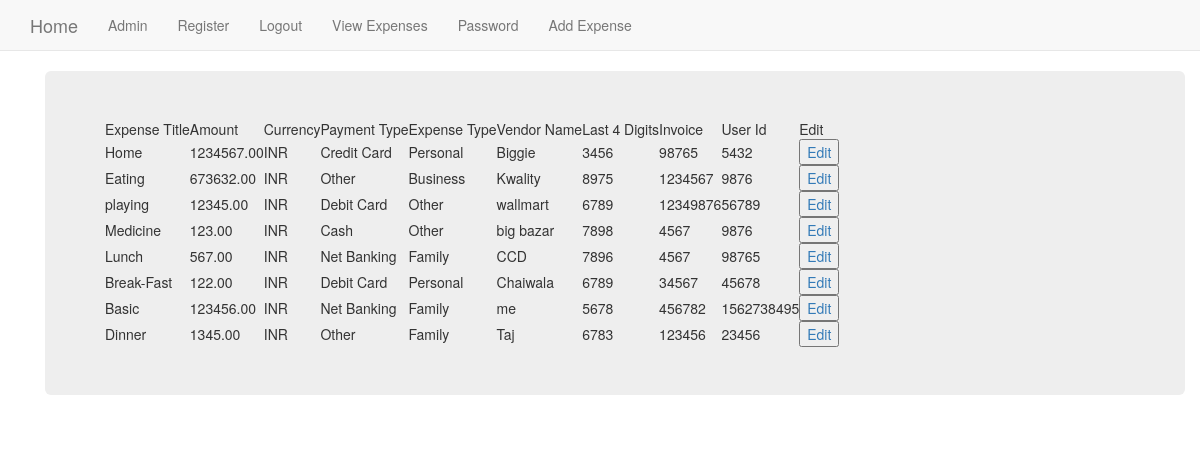
The app's page /expense/view_expense/ (signed in) with its own data.
### add_expense/models.py (models this page shows)
class AddExpense(models.Model):
    expense_title = models.CharField('Expense Title', max_length=20)
    amount = models.DecimalField('Amount', decimal_places=2, max_digits=10)
    currency = models.CharField('Currency', max_length=23)
    vendor_name = models.CharField('Vendor Name', max_length=200, blank=True)
    last4digit = models.CharField(max_length=4, validators=[RegexValidator(r'^\d{1,4}$')])
    invoice = models.IntegerField()
    userid = models.IntegerField()
    date = models.DateField()
    payment_type = models.ForeignKey(Payments)
    expense_type = models.ForeignKey(Expenses)

class Payments(models.Model):
        paymen = models.CharField(max_length=30, blank=True, null=True)
        def __str__(self):
            return self.paymen

class Expenses(models.Model):
        expen = models.CharField(max_length=30, blank=True, null=True)
        def __str__(self):
            return self.expen

### add_expense/views.py (the view)
@login_required
def view_expense(request):
    expenses = AddExpense.objects.all()
    return render(request, 'based/view_expense.html', {'expenses': expenses})

### add_expense/templates/based/view_expense.html
{% extends "basic_app/base.html" %}
{% load staticfiles %}
{% block body_block %}
  <div class="container">
    <div class="jumbotron">
        <table>
            <tr>
                <td>Expense Title</td>
                <td>Amount</td>
                <td>Currency</td>
                <td>Payment Type</td>
                <td>Expense Type</td>
                <td>Vendor Name</td>
                <td>Last 4 Digits</td>
                <td>Invoice</td>
                <td>User Id</td>
                <td>Edit</td>
            </tr>
            {% for expense in expenses %}
            <tr>
                <td>{{ expense.expense_title }}</td>
                <td>{{ expense.amount }}</td>
                <td>{{ expense.currency }}</td>
                <td>{{ expense.payment_type }}</td>
                <td>{{ expense.expense_type }}</td>
                <td>{{ expense.vendor_name }}</td>
                <td>{{ expense.last4digit }}</td>
                <td>{{ expense.invoice }}</td>
                <td>{{ expense.userid }}</td>
                    <td><a href={% url 'expense:get_expense' pk=expense.id %}><button type="submit">Edit</button></a></td>
            </tr>
            {% empty %}
            <tr>
                <td colspan="6">No expenses</td>
            </tr>
            {% endfor %}
        </table>
    </div>
  </div>
{% endblock %}

### records on screen
AddExpense: expense_title "Home", amount "1234567.00", currency "INR", payment_type "Credit Card", expense_type "Personal", vendor_name "Biggie", last4digit "3456", invoice "98765", userid "5432"
AddExpense: expense_title "Eating", amount "673632.00", currency "INR", payment_type "Other", expense_type "Business", vendor_name "Kwality", last4digit "8975", invoice "1234567", userid "9876"
AddExpense: expense_title "playing", amount "12345.00", currency "INR", payment_type "Debit Card", expense_type "Other", vendor_name "wallmart", last4digit "6789", invoice "12349876", userid "56789"
AddExpense: expense_title "Medicine", amount "123.00", currency "INR", payment_type "Cash", expense_type "Other", vendor_name "big bazar", last4digit "7898", invoice "4567", userid "9876"
AddExpense: expense_title "Lunch", amount "567.00", currency "INR", payment_type "Net Banking", expense_type "Family", vendor_name "CCD", last4digit "7896", invoice "4567", userid "98765"
AddExpense: expense_title "Break-Fast", amount "122.00", currency "INR", payment_type "Debit Card", expense_type "Personal", vendor_name "Chaiwala", last4digit "6789", invoice "34567", userid "45678"
AddExpense: expense_title "Basic", amount "123456.00", currency "INR", payment_type "Net Banking", expense_type "Family", vendor_name "me", last4digit "5678", invoice "456782", userid "1562738495"
AddExpense: expense_title "Dinner", amount "1345.00", currency "INR", payment_type "Other", expense_type "Family", vendor_name "Taj", last4digit "6783", invoice "123456", userid "23456"
